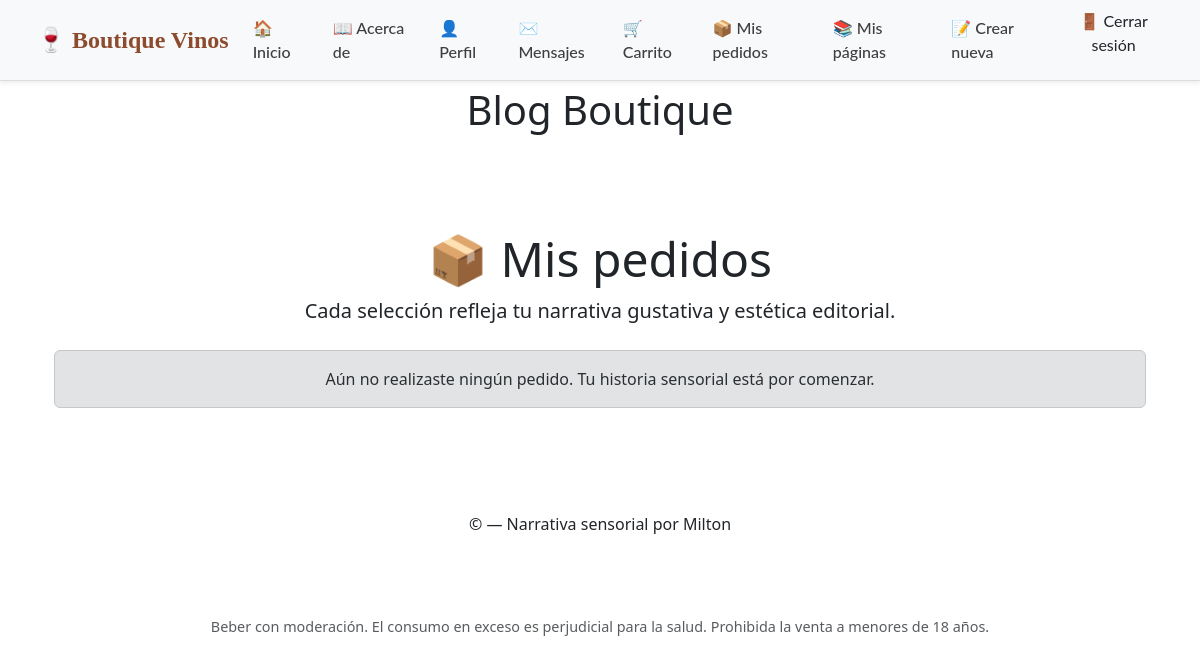
/carrito/mis-pedidos/ (signed in), run on an earlier commit of the app's database.
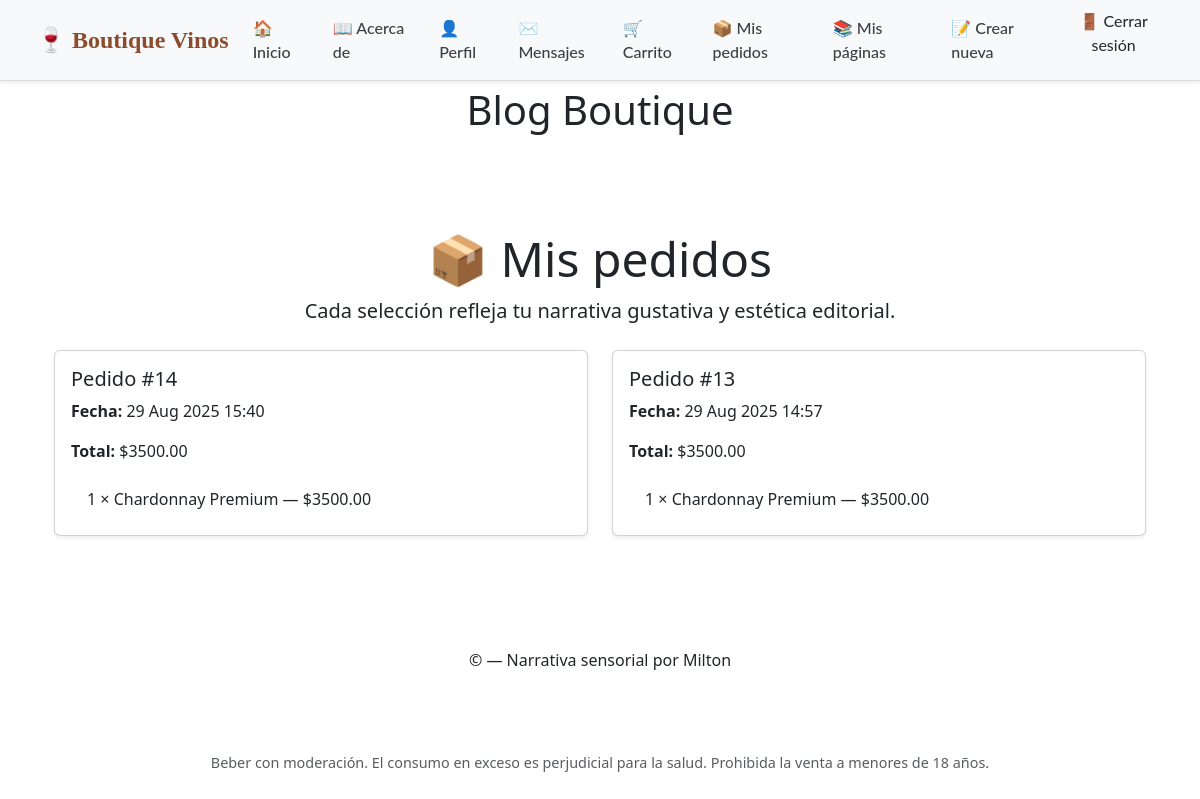
And on a later commit of the database.
### carrito/models.py (models this page shows, shortened)
class Pedido(models.Model):
    usuario = models.ForeignKey(User, on_delete=models.CASCADE, verbose_name="Cliente")
    creado_en = models.DateTimeField(auto_now_add=True, verbose_name="Fecha de creación")
    total = models.DecimalField(max_digits=10, decimal_places=2, verbose_name="Total del pedido")
    class Meta:
        verbose_name = "Pedido"
        verbose_name_plural = "Pedidos"
        ordering = ["-creado_en"]

class ItemPedido(models.Model):
    pedido = models.ForeignKey(Pedido, related_name='items', on_delete=models.CASCADE)
    producto = models.ForeignKey(Vino, on_delete=models.CASCADE, verbose_name="Vino")
    cantidad = models.PositiveIntegerField(verbose_name="Cantidad")
    precio_unitario = models.DecimalField(max_digits=8, decimal_places=2, verbose_name="Precio unitario")
    class Meta:
        verbose_name = "Item de Pedido"
        verbose_name_plural = "Items de Pedido"
    def subtotal(self):
        return self.cantidad * self.precio_unitario

### pages/models.py (models this page shows, shortened)
class Vino(models.Model):
    nombre = models.CharField(max_length=100)
    varietal = models.CharField(max_length=100)
    añada = models.DateField()
    precio = models.DecimalField(max_digits=8, decimal_places=2, default=0.00)
    notas = RichTextField()
    maridaje = models.TextField()
    imagen = models.ImageField(upload_to='vinos/', blank=True, null=True)
    slug = models.SlugField(unique=True)

### carrito/views.py (the view)
# urls.py: path('mis-pedidos/', views.PedidoListView.as_view(), name='mis_pedidos'),
class PedidoListView(LoginRequiredMixin, ListView):
    model = Pedido
    template_name = 'carrito/pedido_list.html'
    context_object_name = 'pedidos'
    paginate_by = 6
    extra_context = {
        'title': 'Mis pedidos sensoriales',
        'show_navbar': True
    }
    def get_queryset(self):
        return Pedido.objects.filter(usuario=self.request.user).order_by('-creado_en')

### messenger/context_processors.py (called while the page is built)
def mensajes_no_leidos(request):
    if request.user.is_authenticated:
        count = Message.objects.filter(recipient=request.user, read=False).count()
        return {'mensajes_no_leidos': count}
    return {}

### carrito/templates/carrito/pedido_list.html (shortened to what this page needs)
{% extends "base.html" %}
{% block content %}
<main class="container py-5">
  <section class="text-center mb-4">
    <h1 class="display-5">📦 Mis pedidos</h1>
    <p class="lead">Cada selección refleja tu narrativa gustativa y estética editorial.</p>
  </section>
  {% if pedidos %}
    <section class="row">
      {% for pedido in pedidos %}
        <div class="col-md-6 mb-4">
          <div class="card shadow-sm h-100">
            <div class="card-body">
              <h5 class="card-title">Pedido #{{ pedido.id }}</h5>
              <p class="card-text"><strong>Fecha:</strong> {{ pedido.creado_en|date:"d M Y H:i" }}</p>
              <p class="card-text"><strong>Total:</strong> ${{ pedido.total }}</p>
              <ul class="list-group list-group-flush mt-3">
                {% for item in pedido.items.all %}
                  <li class="list-group-item">
                    {{ item.cantidad }} × {{ item.producto.nombre }} — ${{ item.subtotal }}
                  </li>
                {% endfor %}
              </ul>
            </div>
          </div>
        </div>
      {% endfor %}
    </section>
  {% else %}
    <div class="alert alert-secondary text-center">
      Aún no realizaste ningún pedido. Tu historia sensorial está por comenzar.
    </div>
  {% endif %}
</main>
{% endblock %}

### templates/base.html (shortened to what this page needs)
<!DOCTYPE html>
<html lang="es">
<head>
    {% load static %}
    <link rel="stylesheet" href="{% static 'css/boutique.css' %}">
    <link rel="stylesheet" href="{% static 'pages/css/pages.css' %}">
    <link rel="stylesheet" href="{% static 'mi_primera_app/css/home.css' %}">
    <link href="https://cdn.jsdelivr.net/npm/bootstrap@5.3.0/dist/css/bootstrap.min.css" rel="stylesheet">
</head>
<body>
    <body style="padding-top: 70px;">
    {% if user.is_authenticated %}
  {% include "includes/navbar.html" %}
{% endif %}
    <div class="layout-container">
        {% block header %}
        <header class="layout-header text-center py-3">
            <h1 class="site-title">Blog Boutique</h1>
        </header>
        {% endblock %}
        {% block main %}
        <main class="layout-main container py-4">
            {% block content %}{% endblock %}
        </main>
        {% endblock %}
        {% block footer %}
        <footer class="layout-footer text-center py-3">
            <p>&copy; {{ now|date:"Y" }} — Narrativa sensorial por Milton</p>
        </footer>
        {% endblock %}
    </div>
    {% block extra_js %}
    <link rel="stylesheet" href="{% static 'css/navbar.css' %}">
    {% endblock %}
    <footer class="text-center mt-5 mb-3 text-muted" style="font-size: 0.9rem;">
  Beber con moderación. El consumo en exceso es perjudicial para la salud. Prohibida la venta a menores de 18 años.
</footer>
</body>
</html>

### templates/includes/navbar.html (shortened to what this page needs)
<nav class="navbar navbar-expand-lg navbar-light bg-light fixed-top shadow-sm px-4 py-2">
  <div class="container-fluid">
    <a class="navbar-brand fw-bold" href="{% url 'pages:vino_list' %}">🍷 Boutique Vinos</a>
    <div class="collapse navbar-collapse" id="navbarBoutique">
      <ul class="navbar-nav ms-auto mb-2 mb-lg-0">
        <li class="nav-item">
          <a class="nav-link" href="{% url 'pages:vino_list' %}">🏠 Inicio</a>
        </li>
        <li class="nav-item">
          <a class="nav-link" href="{% url 'pages:about' %}">📖 Acerca de</a>
        </li>
        {% if user.is_authenticated %}
          <li class="nav-item">
            <a class="nav-link" href="{% url 'accounts:profile' %}">👤 Perfil</a>
          </li>
          <li class="nav-item position-relative">
            <a class="nav-link" href="{% url 'messenger:inbox' %}">
              ✉️ Mensajes
            </a>
          </li>
          <li class="nav-item">
            <a class="nav-link" href="{% url 'carrito:ver' %}">🛒 Carrito</a>
          </li>
          <li class="nav-item">
            <a class="nav-link" href="{% url 'carrito:mis_pedidos' %}">📦 Mis pedidos</a>
          </li>
          <li class="nav-item">
            <a class="nav-link" href="{% url 'pages:page_list' %}">📚 Mis páginas</a>
          </li>
          <li class="nav-item">
            <a class="nav-link" href="{% url 'pages:page_create' %}">📝 Crear nueva</a>
          </li>
          <li class="nav-item">
            <form action="{% url 'accounts:logout' %}" method="post" class="nav-link m-0 p-0">
              <button type="submit" class="btn btn-link text-decoration-none text-dark p-0">
                🚪 Cerrar sesión
              </button>
            </form>
          </li>
        {% else %}
          <li class="nav-item">
            <a class="nav-link" href="{% url 'accounts:login' %}">🔐 Iniciar sesión</a>
          </li>
        {% endif %}
      </ul>
    </div>
  </div>
</nav>

### static/css/boutique.css (style rules this page uses)
body { font-family: 'Georgia', serif; background-color: #fdfdfd; color: #2c2c2c; line-height: 1.6; }

### static/pages/css/pages.css (style rules this page uses)
body { font-family: 'Cormorant Garamond', serif; background-color: #fdfaf6; color: #3a2c2c; margin: 0; padding: 0; }
h1, h2 { font-weight: 600; margin-bottom: 0.5em; }
a { text-decoration: none; color: #7b3f00; transition: color 0.3s ease; }

### static/css/navbar.css (style rules this page uses)
.navbar { background-color: #fdfaf6; border-bottom: 1px solid #ddd; box-shadow: 0 2px 6px rgba(0,0,0,0.05); font-family: 'Lato', sans-serif; padding: 0.75rem 1.5rem; }
.navbar-brand { font-family: 'Playfair Display', serif; font-size: 1.5rem; color: #8c4b2d; }
.nav-link { color: #3e3e3e; font-weight: 500; margin-right: 1rem; transition: color 0.2s ease; }

What changed in the data, as far as the page shows it:
added Pedido: id "14", creado_en "29 Aug 2025 15:40", total "3500.00"
added ItemPedido: cantidad "1", producto.nombre "Chardonnay Premium", subtotal "3500.00", shown under "14"
added Pedido: id "13", creado_en "29 Aug 2025 14:57", total "3500.00"
added ItemPedido: cantidad "1", producto.nombre "Chardonnay Premium", subtotal "3500.00", shown under "13"
Also different on the page:
text no longer shown: "Aún no realizaste ningún pedido. Tu historia sensorial está por comenzar."
